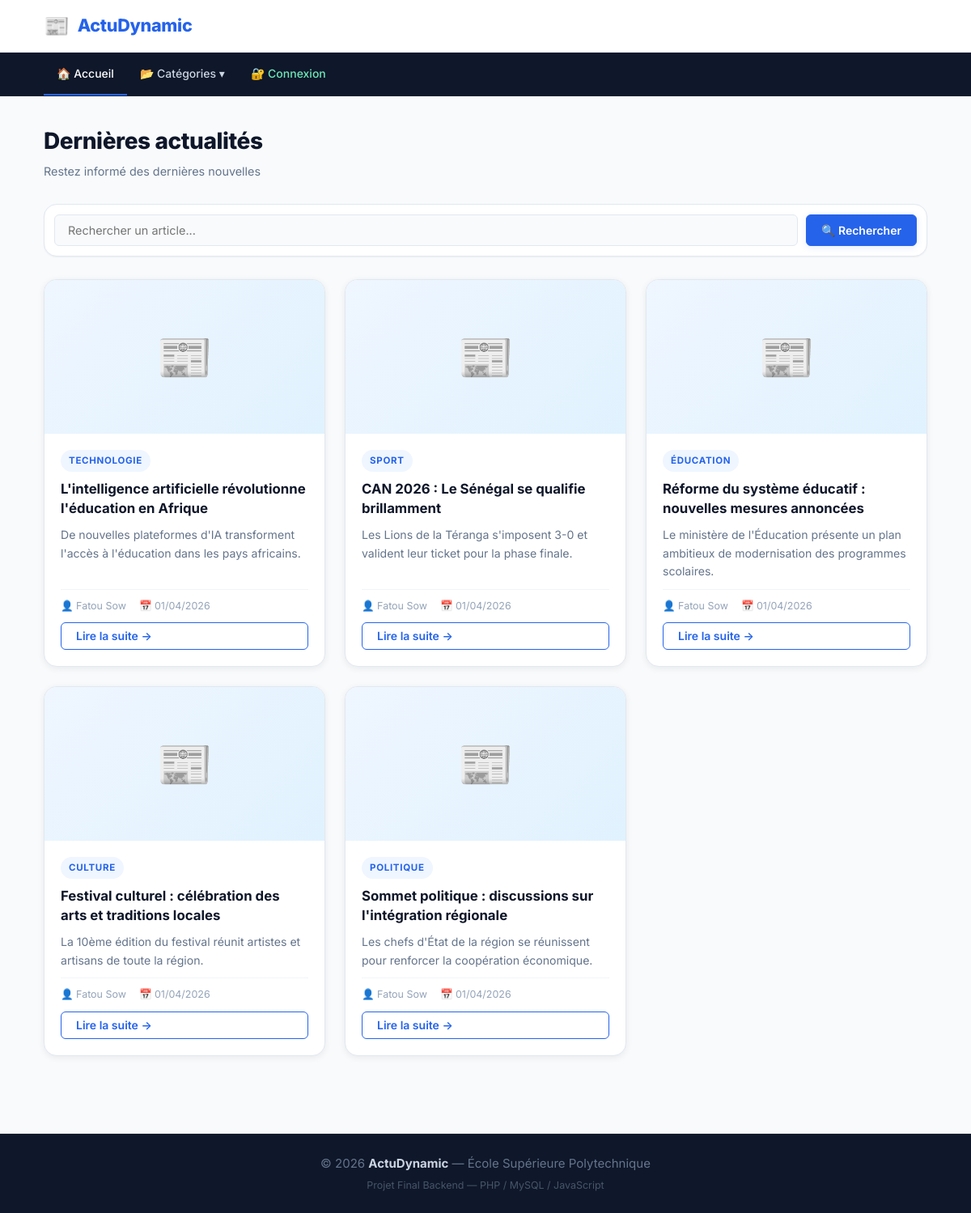
The app's page /accueil.php with its own data.
### tables this page shows
CREATE TABLE IF NOT EXISTS articles (
    id INT AUTO_INCREMENT PRIMARY KEY,
    titre VARCHAR(255) NOT NULL,
    description_courte TEXT NOT NULL,
    contenu LONGTEXT NOT NULL,
    categorie_id INT NOT NULL,
    auteur_id INT NOT NULL,
    image VARCHAR(255) DEFAULT NULL,
    date_publication DATETIME DEFAULT CURRENT_TIMESTAMP,
    FOREIGN KEY (categorie_id) REFERENCES categories(id) ON DELETE CASCADE,
    FOREIGN KEY (auteur_id) REFERENCES utilisateurs(id) ON DELETE CASCADE
);

CREATE TABLE IF NOT EXISTS categories (
    id INT AUTO_INCREMENT PRIMARY KEY,
    nom VARCHAR(100) NOT NULL,
    description TEXT,
    created_at DATETIME DEFAULT CURRENT_TIMESTAMP
);

CREATE TABLE IF NOT EXISTS utilisateurs (
    id INT AUTO_INCREMENT PRIMARY KEY,
    nom VARCHAR(100) NOT NULL,
    prenom VARCHAR(100) NOT NULL,
    login VARCHAR(50) NOT NULL UNIQUE,
    mot_de_passe VARCHAR(255) NOT NULL,
    role ENUM('visiteur', 'editeur', 'administrateur') NOT NULL DEFAULT 'editeur',
    created_at DATETIME DEFAULT CURRENT_TIMESTAMP
);

### config.php (called while the page is built, shortened)
<?php
function url(string $path): string {
    return BASE_URL . '/' . ltrim($path, '/');
}
function escape(string $str): string {
    return htmlspecialchars($str, ENT_QUOTES | ENT_HTML5, 'UTF-8');
}
function isLoggedIn(): bool {
    return isset($_SESSION['user_id']);
}

### accueil.php (the view, shortened to what this page needs)
<?php
require_once __DIR__ . '/config.php';
$pdo         = getDB();
$categorieId = isset($_GET['categorie']) ? (int)$_GET['categorie'] : 0;
$recherche   = trim($_GET['q'] ?? '');
$page        = max(1, (int)($_GET['page'] ?? 1));
$limite      = ARTICLES_PAR_PAGE;
$offset      = ($page - 1) * $limite;
$whereClause = '1=1';
$params      = [];
$stmtCount = $pdo->prepare("SELECT COUNT(*) FROM articles a WHERE $whereClause");
$stmtCount->execute($params);
$total      = (int)$stmtCount->fetchColumn();
$stmtArticles = $pdo->prepare("
    SELECT a.id, a.titre, a.description_courte, a.date_publication, a.image,
           c.nom AS categorie, c.id AS categorie_id,
           u.nom AS auteur_nom, u.prenom AS auteur_prenom
    FROM articles a
    JOIN categories c ON a.categorie_id = c.id
    JOIN utilisateurs u ON a.auteur_id   = u.id
    WHERE $whereClause
    ORDER BY a.date_publication DESC
    LIMIT :limite OFFSET :offset
");
$stmtArticles->bindValue(':limite',  $limite,  PDO::PARAM_INT);
$stmtArticles->bindValue(':offset',  $offset,  PDO::PARAM_INT);
$stmtArticles->execute();
$articles = $stmtArticles->fetchAll();
$categorieNom = '';
include __DIR__ . '/entete.php';
include __DIR__ . '/menu.php';
?>
<div class="page-header">
    <?php if ($categorieNom): ?>
        <div><h1>📂 <?= escape($categorieNom) ?></h1><p><a href="<?= url('accueil.php') ?>">← Toutes les catégories</a></p></div>
    <?php elseif ($recherche): ?>
        <div><h1>🔍 Résultats pour "<?= escape($recherche) ?>"</h1><p><?= $total ?> article(s) trouvé(s)</p></div>
    <?php else: ?>
        <div><h1>Dernières actualités</h1><p>Restez informé des dernières nouvelles</p></div>
    <?php endif; ?>
</div>
<form class="search-bar" action="<?= url('accueil.php') ?>" method="GET" id="searchForm">
    <input type="text" name="q" value="<?= escape($recherche) ?>" placeholder="Rechercher un article..." class="search-input" id="searchInput">
    <button type="submit" class="btn btn-primary">🔍 Rechercher</button>
</form>
<?php if (empty($articles)): ?>
    <div class="empty-state">
        <p>📭 Aucun article trouvé.</p>
        <?php if ($recherche || $categorieId): ?>
            <a href="<?= url('accueil.php') ?>" class="btn btn-secondary">Voir tous les articles</a>
        <?php endif; ?>
    </div>
<?php else: ?>
    <div class="articles-grid">
        <?php foreach ($articles as $article): ?>
        <article class="article-card">
            <?php if ($article['image']): ?>
                <div class="article-image"><img src="<?= escape(url('assets/uploads/' . $article['image'])) ?>" alt="<?= escape($article['titre']) ?>"></div>
            <?php else: ?>
                <div class="article-image article-image--placeholder"><span>📰</span></div>
            <?php endif; ?>
            <div class="article-body">
                <span class="article-category"><?= escape($article['categorie']) ?></span>
                <h2 class="article-title">
                    <a href="<?= url('articles/detail.php') ?>?id=<?= $article['id'] ?>"><?= escape($article['titre']) ?></a>
                </h2>
                <p class="article-excerpt"><?= escape($article['description_courte']) ?></p>
                <div class="article-meta">
                    <span>👤 <?= escape($article['auteur_prenom'] . ' ' . $article['auteur_nom']) ?></span>
                    <span>📅 <?= date('d/m/Y', strtotime($article['date_publication'])) ?></span>
                </div>
                <a href="<?= url('articles/detail.php') ?>?id=<?= $article['id'] ?>" class="btn btn-outline">Lire la suite →</a>
            </div>
        </article>
        <?php endforeach; ?>
    </div>
<?php endif; ?>
<?php include __DIR__ . '/pied.php'; ?>

### entete.php (shortened to what this page needs)
<?php
require_once __DIR__ . '/config.php';
?>
<!DOCTYPE html>
<html lang="fr">
<head>
    <link rel="stylesheet" href="<?= url('assets/css/style.css') ?>">
</head>
<body>
    <header class="site-header">
        <div class="container">
            <div class="header-inner">
                <a href="<?= url('accueil.php') ?>" class="logo">
                    <span class="logo-icon">📰</span>
                    <span class="logo-text"><?= SITE_NAME ?></span>
                </a>
            </div>
        </div>
    </header>

### menu.php (shortened to what this page needs)
<?php
$cur  = basename($_SERVER['PHP_SELF']);
?>
<nav class="main-nav">
    <div class="container">
        <ul class="nav-list" id="navList">
            <li><a href="<?= url('accueil.php') ?>" class="<?= $cur==='accueil.php'?'active':'' ?>">🏠 Accueil</a></li>
            <li class="dropdown">
                <a href="#" class="dropdown-toggle">📂 Catégories ▾</a>
            </li>
            <?php if (isLoggedIn()): ?>
                <li><a href="<?= url('deconnexion.php') ?>" class="btn-logout">🚪 Déconnexion</a></li>
            <?php else: ?>
                <li><a href="<?= url('connexion.php') ?>" class="btn-login">🔐 Connexion</a></li>
            <?php endif; ?>
        </ul>
    </div>
</nav>
<div class="content-wrapper">
    <div class="container">

### pied.php (shortened to what this page needs)
    </div>
</div>
<footer class="site-footer">
    <div class="container">
        <div class="footer-inner">
            <p>&copy; <?= date('Y') ?> <strong><?= SITE_NAME ?></strong> — École Supérieure Polytechnique</p>
            <p class="footer-sub">Projet Final Backend — PHP / MySQL / JavaScript</p>
        </div>
    </div>
</footer>
</body>
</html>

### records on screen
articles: categorie.nom "TECHNOLOGIE", titre "L'intelligence artificielle révolutionne l'éducation en Afrique", description_courte "De nouvelles plateformes d'IA transforment l'accès à l'éducation dans les pays africains.", auteur.nom "Fatou Sow", date_publication "01/04/2026"
articles: categorie.nom "SPORT", titre "CAN 2026 : Le Sénégal se qualifie brillamment", description_courte "Les Lions de la Téranga s'imposent 3-0 et valident leur ticket pour la phase finale.", auteur.nom "Fatou Sow", date_publication "01/04/2026"
articles: categorie.nom "ÉDUCATION", titre "Réforme du système éducatif : nouvelles mesures annoncées", description_courte "Le ministère de l'Éducation présente un plan ambitieux de modernisation des programmes scolaires.", auteur.nom "Fatou Sow", date_publication "01/04/2026"
articles: categorie.nom "CULTURE", titre "Festival culturel : célébration des arts et traditions locales", description_courte "La 10ème édition du festival réunit artistes et artisans de toute la région.", auteur.nom "Fatou Sow", date_publication "01/04/2026"
articles: categorie.nom "POLITIQUE", titre "Sommet politique : discussions sur l'intégration régionale", description_courte "Les chefs d'État de la région se réunissent pour renforcer la coopération économique.", auteur.nom "Fatou Sow", date_publication "01/04/2026"

### other values on screen
SITE_NAME "ActuDynamic"
